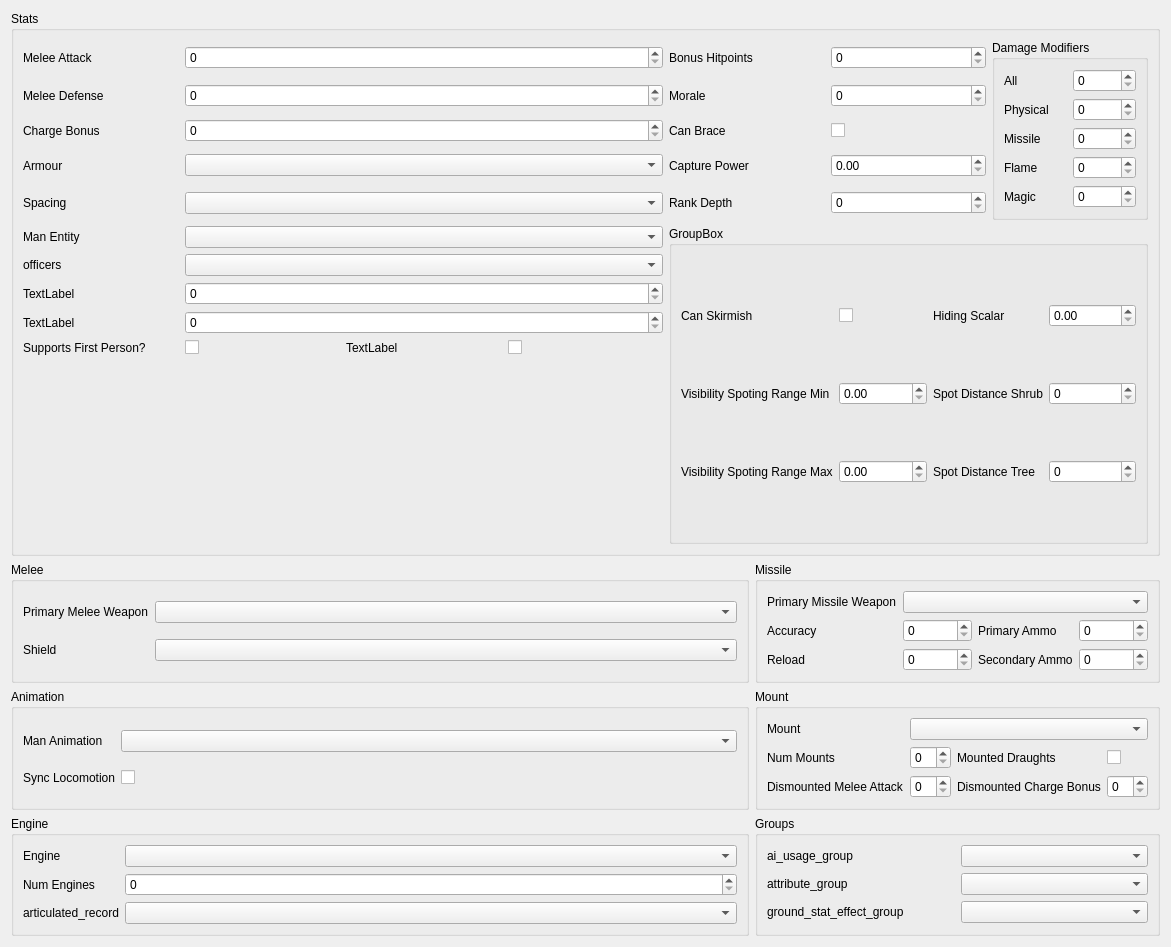
             <widget class="QWidget" name="scrollAreaWidgetContents_4">
              <property name="geometry">
               <rect>
                <x>0</x>
                <y>0</y>
                <width>1171</width>
                <height>947</height>
               </rect>
              </property>
              <layout class="QGridLayout" name="gridLayout_26">
               <item row="2" column="0">
                <widget class="QGroupBox" name="land_units_animation_groupbox">
                 <property name="sizePolicy">
                  <sizepolicy hsizetype="Preferred" vsizetype="Preferred">
                   <horstretch>0</horstretch>
                   <verstretch>0</verstretch>
                  </sizepolicy>
                 </property>
                 <property name="title">
                  <string>Animation</string>
                 </property>
                 <layout class="QGridLayout" name="gridLayout_10">
                  <item row="2" column="0">
                   <widget class="QLabel" name="land_units_sync_locomotion_label">
                    <property name="text">
                     <string>Sync Locomotion</string>
                    </property>
                   </widget>
                  </item>
                  <item row="1" column="0">
                   <widget class="QLabel" name="land_units_man_animation_label">
                    <property name="text">
                     <string>Man Animation</string>
                    </property>
                   </widget>
                  </item>
                  <item row="2" column="1">
                   <widget class="QCheckBox" name="land_units_sync_locomotion_checkbox">
                    <property name="text">
                     <string/>
                    </property>
                   </widget>
                  </item>
                  <item row="1" column="1">
                   <widget class="QComboBox" name="land_units_man_animation_combobox">
                    <property name="sizePolicy">
                     <sizepolicy hsizetype="MinimumExpanding" vsizetype="Fixed">
                      <horstretch>0</horstretch>
                      <verstretch>0</verstretch>
                     </sizepolicy>
                    </property>
                   </widget>
                  </item>
                 </layout>
                </widget>
               </item>
               <item row="3" column="0">
                <widget class="QGroupBox" name="land_units_engine_groupbox">
                 <property name="sizePolicy">
                  <sizepolicy hsizetype="Preferred" vsizetype="Preferred">
                   <horstretch>0</horstretch>
                   <verstretch>0</verstretch>
                  </sizepolicy>
                 </property>
                 <property name="title">
                  <string>Engine</string>
                 </property>
                 <layout class="QGridLayout" name="gridLayout_9">
                  <item row="1" column="0">
                   <widget class="QLabel" name="land_units_num_engines_label">
                    <property name="text">
                     <string>Num Engines</string>
                    </property>
                   </widget>
                  </item>
                  <item row="0" column="0">
                   <widget class="QLabel" name="land_units_engine_label">
                    <property name="text">
                     <string>Engine</string>
                    </property>
                   </widget>
                  </item>
                  <item row="1" column="1">
                   <widget class="QSpinBox" name="land_units_num_engines_spinbox">
                    <property name="sizePolicy">
                     <sizepolicy hsizetype="Preferred" vsizetype="Fixed">
                      <horstretch>0</horstretch>
                      <verstretch>0</verstretch>
                     </sizepolicy>
                    </property>
                   </widget>
                  </item>
                  <item row="0" column="1">
                   <widget class="QComboBox" name="land_units_engine_combobox">
                    <property name="sizePolicy">
                     <sizepolicy hsizetype="MinimumExpanding" vsizetype="Fixed">
                      <horstretch>0</horstretch>
                      <verstretch>0</verstretch>
                     </sizepolicy>
                    </property>
                   </widget>
                  </item>
                  <item row="2" column="0">
                   <widget class="QLabel" name="land_units_articulated_record_label">
                    <property name="text">
                     <string>articulated_record</string>
                    </property>
                   </widget>
                  </item>
                  <item row="2" column="1">
                   <widget class="QComboBox" name="land_units_articulated_record_combobox"/>
                  </item>
                 </layout>
                </widget>
               </item>
               <item row="1" column="0">
                <widget class="QGroupBox" name="land_units_melee_groupbox">
                 <property name="sizePolicy">
                  <sizepolicy hsizetype="Preferred" vsizetype="Preferred">
                   <horstretch>0</horstretch>
                   <verstretch>0</verstretch>
                  </sizepolicy>
                 </property>
                 <property name="title">
                  <string>Melee</string>
                 </property>
                 <layout class="QGridLayout" name="gridLayout_7">
                  <item row="0" column="0">
                   <widget class="QLabel" name="land_units_primary_melee_weapon_label">
                    <property name="text">
                     <string>Primary Melee Weapon</string>
                    </property>
                   </widget>
                  </item>
                  <item row="0" column="1">
                   <widget class="QComboBox" name="land_units_primary_melee_weapon_combobox">
                    <property name="sizePolicy">
                     <sizepolicy hsizetype="MinimumExpanding" vsizetype="Fixed">
                      <horstretch>0</horstretch>
                      <verstretch>0</verstretch>
                     </sizepolicy>
                    </property>
                   </widget>
                  </item>
                  <item row="1" column="0">
                   <widget class="QLabel" name="land_units_shield_label">
                    <property name="text">
                     <string>Shield</string>
                    </property>
                   </widget>
                  </item>
                  <item row="1" column="1">
                   <widget class="QComboBox" name="land_units_shield_combobox">
                    <property name="sizePolicy">
                     <sizepolicy hsizetype="MinimumExpanding" vsizetype="Fixed">
                      <horstretch>0</horstretch>
                      <verstretch>0</verstretch>
                     </sizepolicy>
                    </property>
                   </widget>
                  </item>
                 </layout>
                </widget>
               </item>
               <item row="1" column="1">
                <widget class="QGroupBox" name="land_units_missile_groupbox">
                 <property name="sizePolicy">
                  <sizepolicy hsizetype="Preferred" vsizetype="Preferred">
                   <horstretch>0</horstretch>
                   <verstretch>0</verstretch>
                  </sizepolicy>
                 </property>
                 <property name="title">
                  <string>Missile</string>
                 </property>
                 <layout class="QGridLayout" name="gridLayout_5">
                  <item row="0" column="0">
                   <widget class="QLabel" name="land_units_primary_missile_weapon_label">
                    <property name="text">
                     <string>Primary Missile Weapon</string>
                    </property>
                   </widget>
                  </item>
                  <item row="1" column="0">
                   <widget class="QLabel" name="land_units_accuracy_label">
                    <property name="text">
                     <string>Accuracy</string>
                    </property>
                    <property name="buddy">
                     <cstring>land_units_accuracy_spinbox</cstring>
                    </property>
                   </widget>
                  </item>
                  <item row="2" column="0">
                   <widget class="QLabel" name="land_units_reload_label">
                    <property name="text">
                     <string>Reload</string>
                    </property>
                    <property name="buddy">
                     <cstring>land_units_reload_spinbox</cstring>
                    </property>
                   </widget>
                  </item>
                  <item row="1" column="1">
                   <widget class="QSpinBox" name="land_units_accuracy_spinbox"/>
                  </item>
                  <item row="2" column="1">
                   <widget class="QSpinBox" name="land_units_reload_spinbox"/>
                  </item>
                  <item row="2" column="2">
                   <widget class="QLabel" name="land_units_secondary_ammo_label">
                    <property name="text">
                     <string>Secondary Ammo</string>
                    </property>
                   </widget>
                  </item>
                  <item row="2" column="3">
                   <widget class="QSpinBox" name="land_units_secondary_ammo_spinbox"/>
                  </item>
                  <item row="1" column="2">
                   <widget class="QLabel" name="land_units_primary_ammo_label">
                    <property name="text">
                     <string>Primary Ammo</string>
                    </property>
                   </widget>
                  </item>
                  <item row="1" column="3">
                   <widget class="QSpinBox" name="land_units_primary_ammo_spinbox"/>
                  </item>
                  <item row="0" column="1" colspan="3">
                   <widget class="QComboBox" name="land_units_primary_missile_weapon_combobox"/>
                  </item>
                 </layout>
                </widget>
               </item>
               <item row="2" column="1">
                <widget class="QGroupBox" name="land_units_mount_groupbox">
                 <property name="sizePolicy">
                  <sizepolicy hsizetype="Preferred" vsizetype="Preferred">
                   <horstretch>0</horstretch>
                   <verstretch>0</verstretch>
                  </sizepolicy>
                 </property>
                 <property name="title">
                  <string>Mount</string>
                 </property>
                 <layout class="QGridLayout" name="gridLayout_8">
                  <item row="0" column="0">
                   <widget class="QLabel" name="land_units_mount_label">
                    <property name="text">
                     <string>Mount</string>
                    </property>
                   </widget>
                  </item>
                  <item row="1" column="4">
                   <widget class="QCheckBox" name="land_units_mounted_draughts_checkbox">
                    <property name="text">
                     <string/>
                    </property>
                   </widget>
                  </item>
                  <item row="1" column="2">
                   <widget class="QSpinBox" name="land_units_num_mounts_spinbox"/>
                  </item>
                  <item row="0" column="2" colspan="3">
                   <widget class="QComboBox" name="land_units_mount_combobox"/>
                  </item>
                  <item row="2" column="3">
                   <widget class="QLabel" name="land_units_dismounted_charge_bonus_label">
                    <property name="text">
                     <string>Dismounted Charge Bonus</string>
                    </property>
                   </widget>
                  </item>
                  <item row="2" column="2">
                   <widget class="QSpinBox" name="land_units_dismounted_melee_attack_spinbox"/>
                  </item>
                  <item row="1" column="3">
                   <widget class="QLabel" name="land_units_mounted_draughts_label">
                    <property name="text">
                     <string>Mounted Draughts</string>
                    </property>
                   </widget>
                  </item>
                  <item row="1" column="0">
                   <widget class="QLabel" name="land_units_num_mounts_label">
                    <property name="text">
                     <string>Num Mounts</string>
                    </property>
                   </widget>
                  </item>
                  <item row="2" column="4">
                   <widget class="QSpinBox" name="land_units_dismounted_charge_bonus_spinbox"/>
                  </item>
                  <item row="2" column="0">
                   <widget class="QLabel" name="land_units_dismounted_melee_attack_label">
                    <property name="text">
                     <string>Dismounted Melee Attack</string>
                    </property>
                   </widget>
                  </item>
                 </layout>
                </widget>
               </item>
               <item row="3" column="1">
                <widget class="QGroupBox" name="land_units_groups_groupbox">
                 <property name="title">
                  <string>Groups</string>
                 </property>
                 <layout class="QGridLayout" name="gridLayout_13">
                  <item row="0" column="1">
                   <widget class="QComboBox" name="land_units_ai_usage_group_combobox"/>
                  </item>
                  <item row="0" column="0">
                   <widget class="QLabel" name="land_units_ai_usage_group_label">
                    <property name="text">
                     <string>ai_usage_group</string>
                    </property>
                   </widget>
                  </item>
                  <item row="1" column="0">
                   <widget class="QLabel" name="land_units_attribute_group_label">
                    <property name="text">
                     <string>attribute_group</string>
                    </property>
                   </widget>
                  </item>
                  <item row="1" column="1">
                   <widget class="QComboBox" name="land_units_attribute_group_combobox"/>
                  </item>
                  <item row="2" column="0">
                   <widget class="QLabel" name="land_units_ground_stat_effect_group_label">
                    <property name="text">
                     <string>ground_stat_effect_group</string>
                    </property>
                   </widget>
                  </item>
                  <item row="2" column="1">
                   <widget class="QComboBox" name="land_units_ground_stat_effect_group_combobox"/>
                  </item>
                 </layout>
                </widget>
               </item>
               <item row="0" column="0" colspan="2">
                <widget class="QGroupBox" name="stats_section">
                 <property name="sizePolicy">
                  <sizepolicy hsizetype="Preferred" vsizetype="MinimumExpanding">
                   <horstretch>0</horstretch>
                   <verstretch>0</verstretch>
                  </sizepolicy>
                 </property>
                 <property name="title">
                  <string>Stats</string>
                 </property>
                 <layout class="QGridLayout" name="gridLayout_3">
                  <item row="3" column="6">
                   <widget class="QSpinBox" name="land_units_morale_spinbox"/>
                  </item>
                  <item row="4" column="5">
                   <widget class="QLabel" name="land_units_can_brace_label">
                    <property name="text">
                     <string>Can Brace</string>
                    </property>
                   </widget>
                  </item>
                  <item row="2" column="5">
                   <widget class="QLabel" name="land_units_bonus_hit_points_label">
                    <property name="text">
                     <string>Bonus Hitpoints</string>
                    </property>
                    <property name="buddy">
                     <cstring>land_units_bonus_hit_points_spinbox</cstring>
                    </property>
                   </widget>
                  </item>
                  <item row="4" column="6">
                   <widget class="QCheckBox" name="land_units_can_brace_checkbox">
                    <property name="text">
                     <string/>
                    </property>
                   </widget>
                  </item>
                  <item row="10" column="1">
                   <widget class="QLabel" name="main_units_tier_label">
                    <property name="text">
                     <string>TextLabel</string>
                    </property>
                   </widget>
                  </item>
                  <item row="6" column="6">
                   <widget class="QSpinBox" name="land_units_rank_depth_spinbox"/>
                  </item>
                  <item row="6" column="1">
                   <widget class="QLabel" name="land_units_spacing_label">
                    <property name="text">
                     <string>Spacing</string>
                    </property>
                   </widget>
                  </item>
                  <item row="2" column="1">
                   <widget class="QLabel" name="land_units_melee_attack_label">
                    <property name="text">
                     <string>Melee Attack</string>
                    </property>
                    <property name="buddy">
                     <cstring>land_units_melee_attack_spinbox</cstring>
                    </property>
                   </widget>
                  </item>
                  <item row="7" column="1">
                   <widget class="QLabel" name="land_units_man_entity_label">
                    <property name="text">
                     <string>Man Entity</string>
                    </property>
                   </widget>
                  </item>
                  <item row="6" column="5">
                   <widget class="QLabel" name="land_units_rank_depth_label">
                    <property name="text">
                     <string>Rank Depth</string>
                    </property>
                   </widget>
                  </item>
                  <item row="5" column="5">
                   <widget class="QLabel" name="land_units_capture_power_label">
                    <property name="text">
                     <string>Capture Power</string>
                    </property>
                   </widget>
                  </item>
                  <item row="8" column="1">
                   <widget class="QLabel" name="land_units_officers_label">
                    <property name="text">
                     <string>officers</string>
                    </property>
                   </widget>
                  </item>
                  <item row="11" column="3">
                   <widget class="QLabel" name="main_units_is_high_threat_label">
                    <property name="text">
                     <string>TextLabel</string>
                    </property>
                   </widget>
                  </item>
                  <item row="11" column="2">
                   <widget class="QCheckBox" name="land_units_supports_first_person_checkbox">
                    <property name="text">
                     <string/>
                    </property>
                   </widget>
                  </item>
                  <item row="2" column="6">
                   <widget class="QSpinBox" name="land_units_bonus_hit_points_spinbox"/>
                  </item>
                  <item row="9" column="1">
                   <widget class="QLabel" name="main_units_num_men_label">
                    <property name="text">
                     <string>TextLabel</string>
                    </property>
                   </widget>
                  </item>
                  <item row="7" column="5" rowspan="6" colspan="3">
                   <widget class="QGroupBox" name="unit_battle_visibility_groupbox">
                    <property name="title">
                     <string>GroupBox</string>
                    </property>
                    <layout class="QGridLayout" name="gridLayout_25">
                     <item row="1" column="1">
                      <widget class="QLabel" name="land_units_visibility_spotting_range_min_label">
                       <property name="text">
                        <string>Visibility Spoting Range Min</string>
                       </property>
                      </widget>
                     </item>
                     <item row="1" column="4">
                      <widget class="QLabel" name="land_units_spot_dist_scrub_label">
                       <property name="text">
                        <string>Spot Distance Shrub</string>
                       </property>
                      </widget>
                     </item>
                     <item row="2" column="5">
                      <widget class="QSpinBox" name="land_units_spot_dist_tree_spinbox"/>
                     </item>
                     <item row="2" column="3">
                      <widget class="QDoubleSpinBox" name="land_units_visibility_spotting_range_max_double_spinbox"/>
                     </item>
                     <item row="2" column="4">
                      <widget class="QLabel" name="land_units_spot_dist_tree_label">
                       <property name="text">
                        <string>Spot Distance Tree</string>
                       </property>
                      </widget>
                     </item>
                     <item row="2" column="1">
                      <widget class="QLabel" name="land_units_visibility_spotting_range_max_label">
                       <property name="text">
                        <string>Visibility Spoting Range Max</string>
                       </property>
                      </widget>
                     </item>
                     <item row="1" column="5">
                      <widget class="QSpinBox" name="land_units_spot_dist_scrub_spinbox"/>
                     </item>
                     <item row="1" column="3">
                      <widget class="QDoubleSpinBox" name="land_units_visibility_spotting_range_min_double_spinbox"/>
                     </item>
                     <item row="0" column="5">
                      <widget class="QDoubleSpinBox" name="land_units_hiding_scalar_double_spinbox"/>
                     </item>
                     <item row="0" column="4">
                      <widget class="QLabel" name="land_units_hiding_scalar_label">
                       <property name="text">
                        <string>Hiding Scalar</string>
                       </property>
                      </widget>
                     </item>
                     <item row="0" column="1">
                      <widget class="QLabel" name="land_units_can_skirmish_label">
                       <property name="text">
                        <string>Can Skirmish</string>
                       </property>
                      </widget>
                     </item>
                     <item row="0" column="3">
                      <widget class="QCheckBox" name="land_units_can_skirmish_checkbox">
                       <property name="text">
                        <string/>
                       </property>
                      </widget>
                     </item>
                    </layout>
                   </widget>
                  </item>
                  <item row="2" column="7" rowspan="5">
                   <widget class="QGroupBox" name="groupBox">
                    <property name="title">
                     <string>Damage Modifiers</string>
                    </property>
                    <layout class="QGridLayout" name="gridLayout_4">
                     <item row="3" column="1">
                      <widget class="QSpinBox" name="land_units_damage_mod_flame_spinbox"/>
                     </item>
                     <item row="5" column="0">
                      <widget class="QLabel" name="land_units_damage_mod_magic_label">
                       <property name="text">
                        <string>Magic</string>
                       </property>
                       <property name="buddy">
                        <cstring>land_units_damage_mod_magic_spinbox</cstring>
                       </property>
                      </widget>
                     </item>
                     <item row="1" column="1">
                      <widget class="QSpinBox" name="land_units_damage_mod_physical_spinbox"/>
                     </item>
                     <item row="3" column="0">
                      <widget class="QLabel" name="land_units_damage_mod_flame_label">
                       <property name="text">
                        <string>Flame</string>
                       </property>
                       <property name="buddy">
                        <cstring>land_units_damage_mod_flame_spinbox</cstring>
                       </property>
                      </widget>
                     </item>
                     <item row="0" column="1">
                      <widget class="QSpinBox" name="land_units_damage_mod_all_spinbox"/>
                     </item>
                     <item row="1" column="0">
                      <widget class="QLabel" name="land_units_damage_mod_physical_label">
                       <property name="text">
                        <string>Physical</string>
                       </property>
                       <property name="buddy">
                        <cstring>land_units_damage_mod_physical_spinbox</cstring>
                       </property>
                      </widget>
                     </item>
                     <item row="0" column="0">
                      <widget class="QLabel" name="land_units_damage_mod_all_label">
                       <property name="text">
                        <string>All</string>
                       </property>
                       <property name="buddy">
                        <cstring>land_units_damage_mod_all_spinbox</cstring>
                       </property>
                      </widget>
                     </item>
                     <item row="5" column="1">
                      <widget class="QSpinBox" name="land_units_damage_mod_magic_spinbox"/>
                     </item>
                     <item row="2" column="1">
                      <widget class="QSpinBox" name="land_units_damage_mod_missile_spinbox"/>
                     </item>
                     <item row="2" column="0">
                      <widget class="QLabel" name="land_units_damage_mod_missile_label">
                       <property name="text">
                        <string>Missile</string>
                       </property>
                       <property name="buddy">
                        <cstring>land_units_damage_mod_missile_spinbox</cstring>
                       </property>
                      </widget>
                     </item>
                    </layout>
                   </widget>
                  </item>
                  <item row="11" column="1">
                   <widget class="QLabel" name="land_units_supports_first_person_label">
                    <property name="text">
                     <string>Supports First Person?</string>
                    </property>
                   </widget>
                  </item>
                  <item row="3" column="5">
                   <widget class="QLabel" name="land_units_morale_label">
                    <property name="text">
                     <string>Morale</string>
                    </property>
                    <property name="buddy">
                     <cstring>land_units_morale_spinbox</cstring>
                    </property>
                   </widget>
                  </item>
                  <item row="5" column="6">
                   <widget class="QDoubleSpinBox" name="land_units_capture_power_double_spinbox"/>
                  </item>
                  <item row="4" column="1">
                   <widget class="QLabel" name="land_units_charge_bonus_label">
                    <property name="text">
                     <string>Charge Bonus</string>
                    </property>
                    <property name="buddy">
                     <cstring>land_units_charge_bonus_spinbox</cstring>
                    </property>
                   </widget>
                  </item>
                  <item row="5" column="1">
                   <widget class="QLabel" name="land_units_armour_label">
                    <property name="text">
                     <string>Armour</string>
                    </property>
                   </widget>
                  </item>
                  <item row="3" column="1">
                   <widget class="QLabel" name="land_units_melee_defence_label">
                    <property name="text">
                     <string>Melee Defense</string>
                    </property>
                    <property name="buddy">
                     <cstring>land_units_melee_defence_spinbox</cstring>
                    </property>
                   </widget>
                  </item>
                  <item row="11" column="4">
                   <widget class="QCheckBox" name="main_units_is_high_threat_checkbox">
                    <property name="text">
                     <string/>
                    </property>
                   </widget>
                  </item>
                  <item row="10" column="2" colspan="3">
                   <widget class="QSpinBox" name="main_units_tier_spinbox"/>
                  </item>
                  <item row="9" column="2" colspan="3">
                   <widget class="QSpinBox" name="main_units_num_men_spinbox"/>
                  </item>
                  <item row="8" column="2" colspan="3">
                   <widget class="QComboBox" name="land_units_officers_combobox"/>
                  </item>
                  <item row="7" column="2" colspan="3">
                   <widget class="QComboBox" name="land_units_man_entity_combobox">
                    <property name="sizePolicy">
                     <sizepolicy hsizetype="MinimumExpanding" vsizetype="Fixed">
                      <horstretch>0</horstretch>
                      <verstretch>0</verstretch>
                     </sizepolicy>
                    </property>
                   </widget>
                  </item>
                  <item row="6" column="2" colspan="3">
                   <widget class="QComboBox" name="land_units_spacing_combobox"/>
                  </item>
                  <item row="5" column="2" colspan="3">
                   <widget class="QComboBox" name="land_units_armour_combobox"/>
                  </item>
                  <item row="4" column="2" colspan="3">
                   <widget class="QSpinBox" name="land_units_charge_bonus_spinbox"/>
                  </item>
                  <item row="3" column="2" colspan="3">
                   <widget class="QSpinBox" name="land_units_melee_defence_spinbox"/>
                  </item>
                  <item row="2" column="2" colspan="3">
                   <widget class="QSpinBox" name="land_units_melee_attack_spinbox"/>
                  </item>
                 </layout>
                </widget>
               </item>
              </layout>
             </widget>
